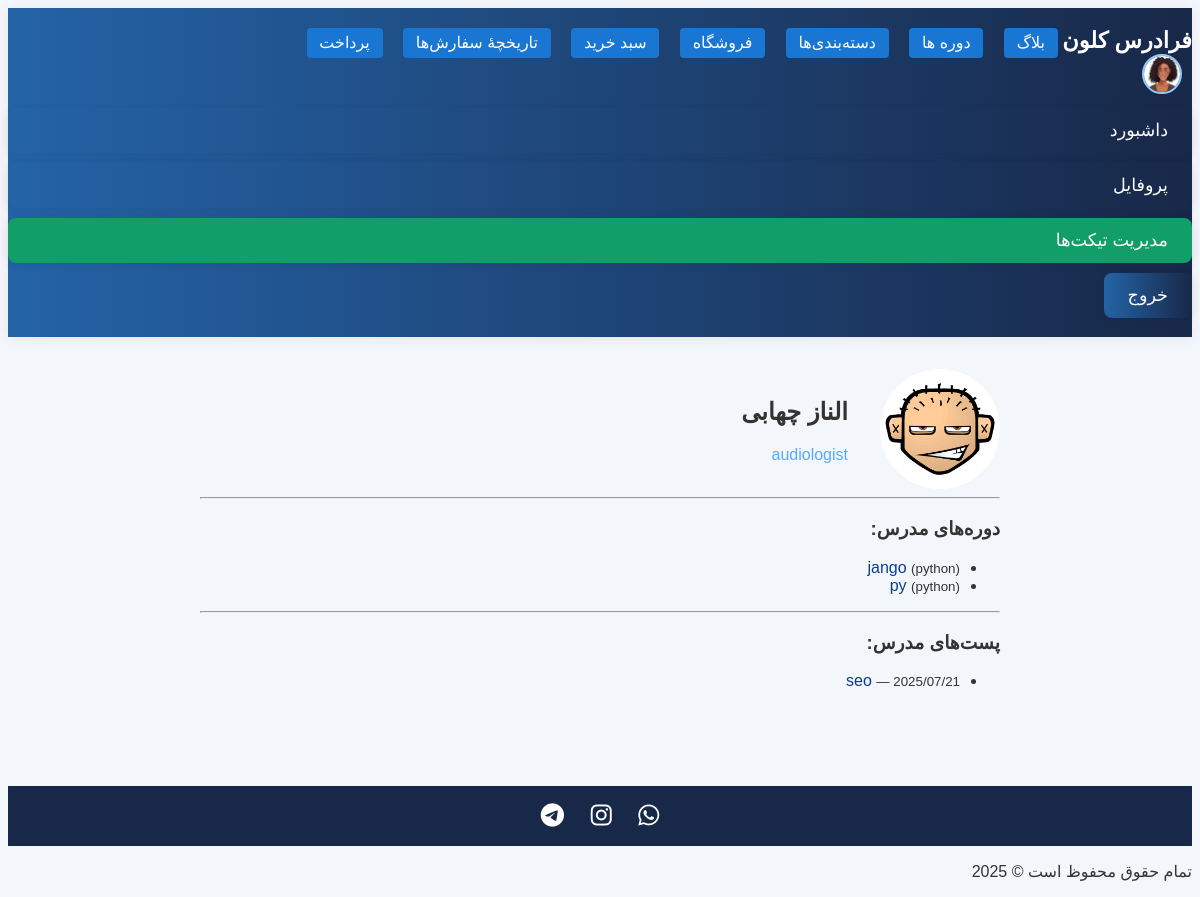
Page /instructors/elnaz/ (signed in) on the committed database.
### accounts/models.py (models this page shows, shortened)
class CustomUser(AbstractUser):
    ROLE_CHOICES = (
        ('student', 'دانشجو'),
        ('instructor', 'مدرس'),
        ('admin', 'ادمین'),
    )
    role = models.CharField(max_length=20, choices=ROLE_CHOICES, default='student', verbose_name="نقش")
    is_instructor = models.BooleanField(default=False, verbose_name="مدرس است؟")
    profile_image = models.ImageField(upload_to='profiles/', blank=True, null=True, verbose_name="عکس پروفایل")
    bio = models.TextField(blank=True, verbose_name="بیو")
    mobile = models.CharField(max_length=20, unique=True, blank=True, null=True, verbose_name="شماره موبایل")
    is_email_verified = models.BooleanField(default=False, verbose_name="تأیید ایمیل")
    is_mobile_verified = models.BooleanField(default=False, verbose_name="تأیید موبایل")

### instructors/models.py (models this page shows, shortened)
class Instructor(models.Model):
    user = models.OneToOneField(settings.AUTH_USER_MODEL, on_delete=models.CASCADE, related_name="instructor_profile", verbose_name="کاربر")
    bio = models.TextField(blank=True, verbose_name="بیوگرافی")
    avatar = models.ImageField(upload_to='instructors/avatars/', blank=True, null=True, verbose_name="عکس پروفایل")
    skills = models.CharField(max_length=256, blank=True, verbose_name="مهارت‌ها (با کاما جدا کن)")
    linkedin = models.URLField(blank=True, verbose_name="لینک لینکدین")
    website = models.URLField(blank=True, verbose_name="وبسایت شخصی")
    is_active = models.BooleanField(default=True, verbose_name="فعال")
    created_at = models.DateTimeField(auto_now_add=True, verbose_name="تاریخ ایجاد")
    updated_at = models.DateTimeField(auto_now=True, verbose_name="آخرین ویرایش")
    class Meta:
        verbose_name = "مدرس"
        verbose_name_plural = "مدرسین"

### courses/models.py (models this page shows, shortened)
class Course(models.Model):
    title = models.CharField(max_length=200)
    slug = models.SlugField(unique=True)
    description = models.TextField()
    thumbnail = models.ImageField(upload_to='courses/thumbnails/')
    instructor = models.ForeignKey('instructors.Instructor', on_delete=models.CASCADE)
    price = models.DecimalField(max_digits=8, decimal_places=2)
    discount_price = models.DecimalField(max_digits=8, decimal_places=2, null=True, blank=True, verbose_name="قیمت با تخفیف")
    discount_expiration = models.DateTimeField(null=True, blank=True, verbose_name="تاریخ انقضای تخفیف")
    category = models.ForeignKey(Category, on_delete=models.SET_NULL, null=True, related_name='courses')
    tags = models.ManyToManyField(Tag, blank=True, related_name='courses')
    prerequisites = models.ManyToManyField('self', blank=True, symmetrical=False, related_name='unlocking_courses')
    created_at = models.DateTimeField(auto_now_add=True)

class Category(models.Model):
    title= models.CharField(max_length=100)
    slug= models.SlugField(unique=True)
    def __str__(self):
        return self.title

### blog/models.py (models this page shows, shortened)
class Post(models.Model):
    LEVEL_CHOICES = [
        ('beginner',     'مقدماتی'),
        ('intermediate', 'متوسط'),
        ('advanced',     'پیشرفته'),
    ]
    STATUS_CHOICES = [
        ('draft',     'پیشنویس'),
        ('published', 'منتشر شده'),
        ('scheduled', 'زمان‌بندی شده'),
    ]
    title           = models.CharField(max_length=200)
    slug            = models.SlugField(unique=True)
    content         = models.TextField()
    excerpt         = models.TextField(blank=True, null=True)
    thumbnail       = models.ImageField(upload_to='blog/thumbnails/', blank=True, null=True)
    og_image        = models.ImageField(upload_to='blog/og/', blank=True, null=True)
    level           = models.CharField(max_length=12, choices=LEVEL_CHOICES, default='beginner', verbose_name='سطح')
    created_at      = models.DateTimeField(auto_now_add=True)
    updated_at      = models.DateTimeField(auto_now=True)
    published_date  = models.DateTimeField(default=timezone.now)
    status          = models.CharField(max_length=12, choices=STATUS_CHOICES, default='published')
    is_featured     = models.BooleanField(default=False)
    meta_description= models.CharField(max_length=160, blank=True)
    meta_keywords   = models.CharField(max_length=200, blank=True)
    author          = models.ForeignKey(settings.AUTH_USER_MODEL, null=True, blank=True, on_delete=models.SET_NULL)
    category        = models.ForeignKey(Category, related_name='posts', null=True, blank=True, on_delete=models.SET_NULL)
    tags            = models.ManyToManyField(Tag, related_name='posts', blank=True)
    liked_by   = models.ManyToManyField(settings.AUTH_USER_MODEL, related_name='liked_posts',   blank=True)
    disliked_by= models.ManyToManyField(settings.AUTH_USER_MODEL, related_name='disliked_posts',blank=True)
    class Meta:
        verbose_name = 'پست'
        verbose_name_plural = 'پست‌ها'
        ordering = ['-published_date']
    def get_absolute_url(self):
        return reverse('blog:post_detail', args=[self.slug])

### instructors/views.py (the view)
# urls.py: path('<str:username>/', views.instructor_profile, name='profile'),
def instructor_profile(request, username):
    instructor = get_object_or_404(Instructor, user__username=username)
    courses    = Course.objects.filter(instructor=instructor)
    posts      = Post.objects.filter(author=instructor.user).order_by('-published_date')
    return render(request, 'instructors/profile.html', {
        'instructor': instructor,
        'courses':    courses,
        'posts':      posts,    # ← حالا posts تعریف شده و پاس داده می‌شود
    })

### instructors/templates/instructors/profile.html (shortened to what this page needs)
{% extends "base.html" %}
{% load static %}
{% block extra_head %}
  <link rel="stylesheet" href="{% static 'instructors/css/profile.css' %}">
{% endblock %}
{% block content %}
<div class="instructor-profile">
  <div style="display:flex;align-items:center;gap:2rem;">
    {% if instructor.avatar %}
      <img src="{{ instructor.avatar.url }}"
           alt="آواتار مدرس"
           style="width:120px;border-radius:100px;">
    {% endif %}
    <div>
      <h2>{{ instructor.user.get_full_name|default:instructor.user.username }}</h2>
      <p style="color:#56aaff;">{{ instructor.bio }}</p>
    </div>
  </div>
  <hr>
  <h3>دوره‌های مدرس:</h3>
  <ul>
    {% for course in courses %}
      <li>
        <a href="{% url 'courses:course_detail' course.slug %}">
          {{ course.title }}
        </a>
        <small class="text-muted">({{ course.category }})</small>
      </li>
    {% empty %}
      <li>هنوز دوره‌ای ثبت نکرده است.</li>
    {% endfor %}
  </ul>
  <hr>
  <h3 class="mt-4">پست‌های مدرس:</h3>
  <ul>
    {% for post in posts %}
      <li>
        <a href="{{ post.get_absolute_url }}">{{ post.title }}</a>
        <small class="text-muted">— {{ post.published_date|date:"Y/m/d" }}</small>
      </li>
    {% empty %}
      <li>این مدرس هنوز پستی منتشر نکرده است.</li>
    {% endfor %}
  </ul>
</div>
{% endblock %}

### templates/base.html (shortened to what this page needs)
{% load static %}
<!DOCTYPE html>
<html lang="fa" dir="rtl">
<head>
  <link rel="stylesheet" href="{% static 'css/base.css' %}">
  <link rel="stylesheet" href="{% static 'accounts/css/accounts.css' %}">
  <link rel="stylesheet" href="{% static 'blog/style.css' %}">
  <link rel="stylesheet" href="{% static 'orders/style.css' %}">
  <link rel="stylesheet" href="{% static 'store/style.css' %}">
  <link rel="stylesheet" href="https://cdnjs.cloudflare.com/ajax/libs/font-awesome/6.5.0/css/all.min.css" />
  {% block extra_head %}{% endblock %}
</head>
<body>
  <header class="site-header">
<nav class="nav-links">
  <a href="/" class="logo">فرادرس کلون</a>
  <a href="{% url 'blog:post_list' %}"       class="order-link">بلاگ</a>
  <a href="{% url 'courses:course_list' %}"       class="order-link">دوره ها</a>
  <a href="{% url 'courses:all_categories' %}" class="order-link">دسته‌بندی‌ها</a>
  <a href="{% url 'store:product_list' %}"       class="order-link">فروشگاه</a>
  <a href="{% url 'orders:cart_detail' %}" class="order-link">سبد خرید</a>
  <a href="{% url 'orders:order_list' %}" class="order-link">تاریخچهٔ سفارش‌ها</a>
  <a href="{% url 'orders:checkout' %}" class="order-link">پرداخت</a>
</nav>
      {% if user.is_authenticated %}
        <img src="{% if user.profile_image %}{{ user.profile_image.url }}{% else %}{% static 'accounts/img/default_avatar.png' %}{% endif %}" alt="آواتار" class="nav-avatar">
        <a href="{% url 'dashboard' %}" class="btn-accounts">داشبورد</a>
        <a href="{% url 'profile' %}" class="btn-accounts">پروفایل</a>
        {% if user.is_staff %}
          <a href="{% url 'admin_ticket_list' %}" class="btn-accounts" style="background:#119e69;">مدیریت تیکت‌ها</a>
        {% endif %}
        <form method="post" action="{% url 'account_logout' %}" class="logout-form" style="display:inline;">
          <button type="submit" class="btn-accounts">خروج</button>
        </form>
      {% else %}
        <a href="{% url 'account_signup' %}">ثبت‌نام</a>
        <a href="{% url 'account_login' %}">ورود</a>
      {% endif %}
  </header>
  <main class="main-content py-4">
    <div class="container">
      {% block content %}{% endblock %}
    </div>
  </main>
<footer class="site-footer">
  <div class="social-icons">
    <a href="https://wa.me/989123456789" target="_blank" title="واتساپ">
      <i class="fab fa-whatsapp"></i>
    </a>
    <a href="https://instagram.com/yourpage" target="_blank" title="اینستاگرام">
      <i class="fab fa-instagram"></i>
    </a>
    <a href="https://t.me/yourchannel" target="_blank" title="تلگرام">
      <i class="fab fa-telegram"></i>
    </a>
  </div>
</footer>
    <p>تمام حقوق محفوظ است © {% now "Y" %}</p>
</body>
</html>

### static/css/base.css (style rules this page uses)
body { background: #f4f6fb; font-family: Vazirmatn, Tahoma, sans-serif; color: #222; direction: rtl; }
.site-header { background: linear-gradient(90deg, #2463a7, #182848); color: #fff; padding: 1.2rem 0; box-shadow: 0 2px 12px #0001; }
.logo { font-size: 1.4rem; font-weight: bold; color: #fff; text-decoration: none; }
.container { max-width: 800px; margin: 0 auto; padding: 2rem 1rem; }
.site-footer { background: #182848; color: #fff; text-align: center; padding: 1rem 0; margin-top: 3rem; }
.nav-links .order-link { margin-left: 1rem; padding: 0.4em 0.8em; background-color: #1976d2; color: #ffffff; text-decoration: none; border-radius: 0.25rem; font-weight: 500; transition: background .2s; }
.social-icons a { font-size: 24px; margin: 0 10px; color: #fff; transition: transform 0.3s ease, color 0.3s ease; }

### accounts/static/accounts/css/accounts.css (style rules this page uses)
body { background: #f4f6fb; font-family: Vazirmatn, Tahoma, sans-serif; color: #182848; direction: rtl; }
.btn-accounts { background: linear-gradient(90deg, #2463a7, #182848); color: #fff; padding: 12px 24px; border: none; border-radius: 8px; font-size: 1.1em; margin-top: 10px; cursor: pointer; transition: background-color 0.2s ease; display: block; width: auto; box-shadow: 0 2px 10px #18284813; }
.profile-avatar, .nav-avatar { border-radius: 50%; object-fit: cover; }
.nav-avatar { width: 36px; height: 36px; margin: 0 10px; border: 2px solid #90caf9; }
.site-footer { background: #182848; color: #fff; text-align: center; padding: 1rem 0; margin-top: 3rem; }

### blog/static/blog/style.css (style rules this page uses)
:root { --az-blue: #0b3d91; --light-gray: #f5f5f5; }
body { background: var(--light-gray); color: #333; }
a { color: var(--az-blue); text-decoration: none; }

### orders/static/orders/style.css (style rules this page uses)
.nav-links .order-link { margin-left: 1rem; padding: 0.4em 0.8em; background-color: #1976d2; color: #ffffff; text-decoration: none; border-radius: 0.25rem; font-weight: 500; transition: background .2s; }

### store/static/store/style.css (style rules this page uses)
body { background-color: #f3f6fa; font-family: 'Vazirmatn', sans-serif; direction: rtl; }

### rows in the picture
CustomUser: profile_image (picture)
Instructor: avatar (picture), user.get_full_name "الناز چهابی", bio "audiologist"
Course: title "jango", category "python"
Course: title "py", category "python"
Post: title "seo", published_date "2025/07/21"
